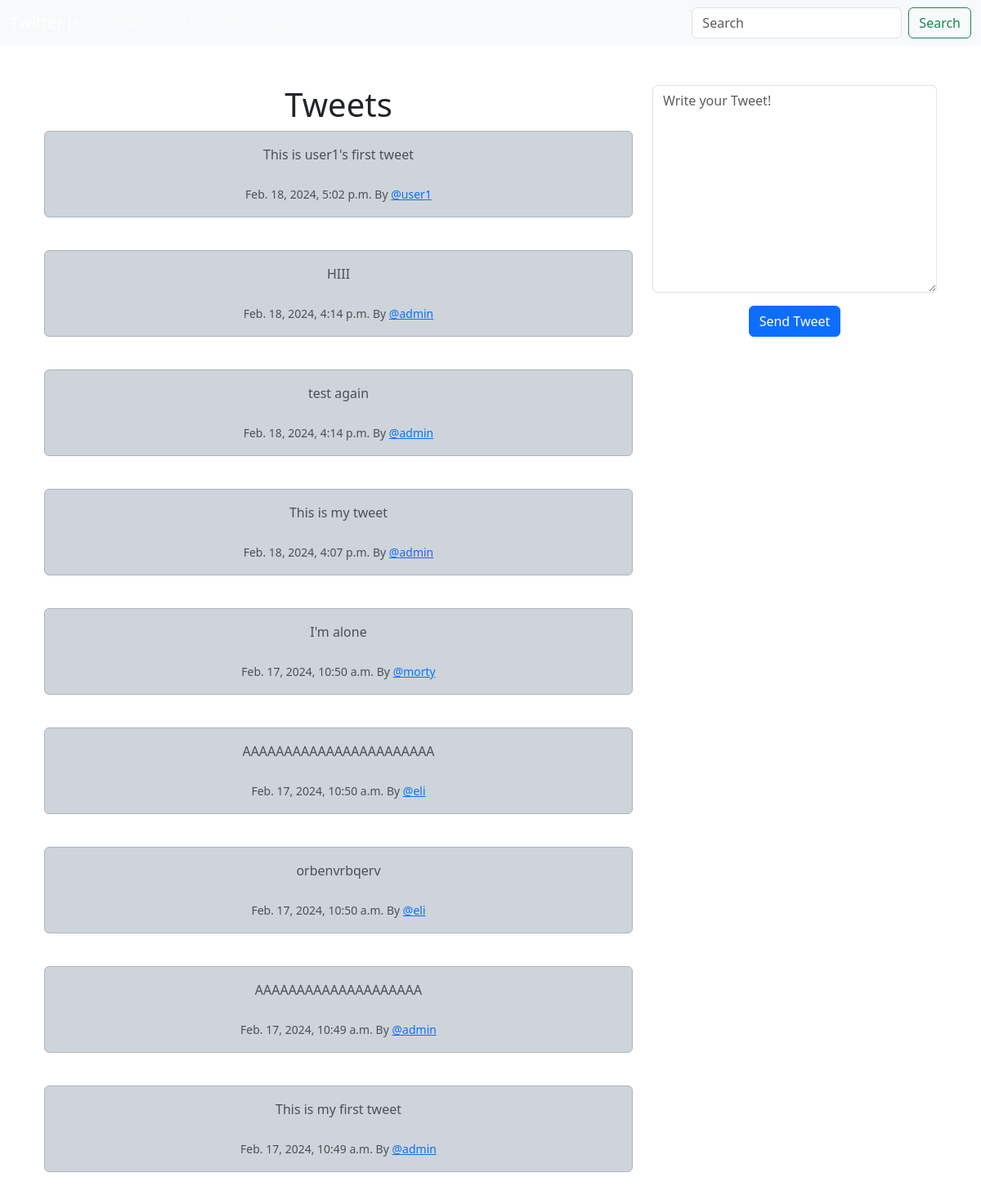
/ (signed in), run on the app's committed database.
### twitter/models.py (models this page shows, shortened)
class Tweet(models.Model):
    user = models.ForeignKey(
        User,
        related_name='tweets',
        on_delete=models.DO_NOTHING,
    )
    body = models.CharField(max_length=400)
    created_at = models.DateTimeField(auto_now_add=True)

### twitter/views.py (the view, shortened to what this page needs)
# urls.py: path('', views.home, name='home'),
def home(request):
    if request.user.is_authenticated:
        form = TweetForm(request.POST or None)
        tweets = Tweet.objects.all().order_by('-created_at')
        return render(request, 'home.html', {'tweets': tweets, 'form': form})
    else:
        tweets = Tweet.objects.all().order_by('-created_at')
        return render(request, 'home.html', {})

### twitter/forms.py
class TweetForm(forms.ModelForm):
    body = forms.CharField(required=True,
                           widget=forms.Textarea(
                               attrs={
                                   'placeholder': "Write your Tweet!",
                                   'class': 'form-control',
                               }
                           ),
                           label='',
                           )
    class Meta:
        model = Tweet
        exclude = ('user',)

### twitter/templates/home.html (shortened to what this page needs)
{% extends 'base.html' %}
{% block content %}
<div class="container text-center">
    <div class="row">
        <div class="col-lg-8 col-ld-8 col-sm-8 col-12">
            {% if tweets %}
            <h1>Tweets</h1>
            {% for tweet in tweets %}
                <div class="alert alert-dark" role="alert">
                  {{ tweet.body }} <br><br>
                  <small class="text-muted">{{ tweet.created_at }} By <a href="{% url 'profile' tweet.user.id %}">@{{ tweet.user.username|lower }}</a></small>
                </div>
                <br>
            {% endfor %}
            {% endif %}
        </div>
        <div class="col-lg-4 col-ld-4 col-sm-4 col-12">
            {% if form %}
            <form method="POST">
                {{ form.as_p }}
              <button type="submit" class="btn btn-primary">Send Tweet</button>
            </form>
            {% endif %}
</div>
    </div>
</div>
{% endblock %}

### data on the page
Tweet: body "This is user1's first tweet", created_at "Feb. 18, 2024, 5:02 p.m.", user.username "user1"
Tweet: body "HIII", created_at "Feb. 18, 2024, 4:14 p.m.", user.username "admin"
Tweet: body "test again", created_at "Feb. 18, 2024, 4:14 p.m.", user.username "admin"
Tweet: body "This is my tweet", created_at "Feb. 18, 2024, 4:07 p.m.", user.username "admin"
Tweet: body "I'm alone", created_at "Feb. 17, 2024, 10:50 a.m.", user.username "morty"
Tweet: body "AAAAAAAAAAAAAAAAAAAAAAA", created_at "Feb. 17, 2024, 10:50 a.m.", user.username "eli"
Tweet: body "orbenvrbqerv", created_at "Feb. 17, 2024, 10:50 a.m.", user.username "eli"
Tweet: body "AAAAAAAAAAAAAAAAAAAA", created_at "Feb. 17, 2024, 10:49 a.m.", user.username "admin"
Tweet: body "This is my first tweet", created_at "Feb. 17, 2024, 10:49 a.m.", user.username "admin"
